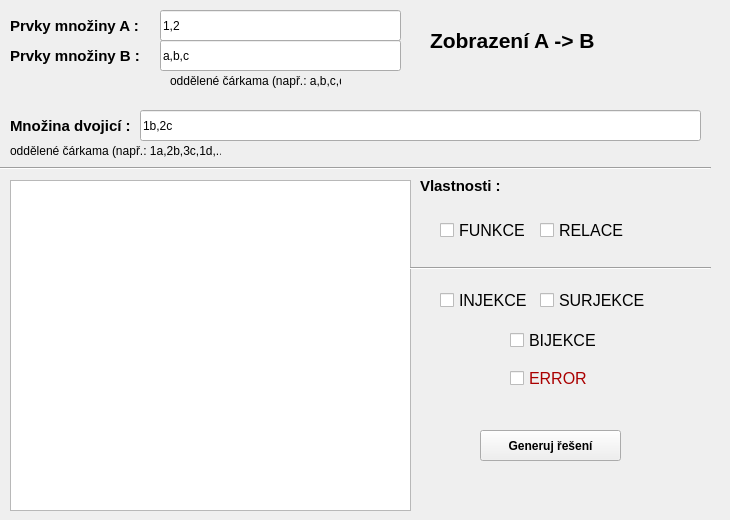
    <widget class="QWidget" name="tab_3">
     <attribute name="title">
      <string>Zobrazení</string>
     </attribute>
     <widget class="QLabel" name="label_7">
      <property name="geometry">
       <rect>
        <x>10</x>
        <y>10</y>
        <width>181</width>
        <height>31</height>
       </rect>
      </property>
      <property name="font">
       <font>
        <pointsize>11</pointsize>
        <weight>75</weight>
        <bold>true</bold>
       </font>
      </property>
      <property name="text">
       <string>Prvky množiny A :</string>
      </property>
     </widget>
     <widget class="QLabel" name="label_8">
      <property name="geometry">
       <rect>
        <x>10</x>
        <y>40</y>
        <width>181</width>
        <height>31</height>
       </rect>
      </property>
      <property name="font">
       <font>
        <pointsize>11</pointsize>
        <weight>75</weight>
        <bold>true</bold>
       </font>
      </property>
      <property name="text">
       <string>Prvky množiny B :</string>
      </property>
     </widget>
     <widget class="QLineEdit" name="i_charsA">
      <property name="geometry">
       <rect>
        <x>160</x>
        <y>10</y>
        <width>241</width>
        <height>31</height>
       </rect>
      </property>
      <property name="text">
       <string>1,2</string>
      </property>
     </widget>
     <widget class="QLineEdit" name="i_charsB">
      <property name="geometry">
       <rect>
        <x>160</x>
        <y>40</y>
        <width>241</width>
        <height>31</height>
       </rect>
      </property>
      <property name="text">
       <string>a,b,c</string>
      </property>
     </widget>
     <widget class="QLabel" name="label_9">
      <property name="geometry">
       <rect>
        <x>170</x>
        <y>70</y>
        <width>171</width>
        <height>21</height>
       </rect>
      </property>
      <property name="text">
       <string>oddělené čárkama (např.: a,b,c,d)</string>
      </property>
     </widget>
     <widget class="Line" name="line_3">
      <property name="geometry">
       <rect>
        <x>0</x>
        <y>160</y>
        <width>711</width>
        <height>16</height>
       </rect>
      </property>
      <property name="orientation">
       <enum>Qt::Horizontal</enum>
      </property>
     </widget>
     <widget class="QGraphicsView" name="zobrazeniView">
      <property name="geometry">
       <rect>
        <x>10</x>
        <y>180</y>
        <width>401</width>
        <height>331</height>
       </rect>
      </property>
      <property name="renderHints">
       <set>QPainter::Antialiasing|QPainter::HighQualityAntialiasing|QPainter::SmoothPixmapTransform|QPainter::TextAntialiasing</set>
      </property>
     </widget>
     <widget class="QCheckBox" name="c_funkce">
      <property name="enabled">
       <bool>true</bool>
      </property>
      <property name="geometry">
       <rect>
        <x>440</x>
        <y>220</y>
        <width>181</width>
        <height>21</height>
       </rect>
      </property>
      <property name="font">
       <font>
        <pointsize>12</pointsize>
       </font>
      </property>
      <property name="toolTipDuration">
       <number>9999999</number>
      </property>
      <property name="text">
       <string>FUNKCE</string>
      </property>
      <property name="checkable">
       <bool>true</bool>
      </property>
     </widget>
     <widget class="QLabel" name="label_10">
      <property name="geometry">
       <rect>
        <x>420</x>
        <y>170</y>
        <width>181</width>
        <height>31</height>
       </rect>
      </property>
      <property name="font">
       <font>
        <pointsize>11</pointsize>
        <weight>75</weight>
        <bold>true</bold>
       </font>
      </property>
      <property name="text">
       <string>Vlastnosti :</string>
      </property>
     </widget>
     <widget class="QCheckBox" name="c_relace">
      <property name="enabled">
       <bool>true</bool>
      </property>
      <property name="geometry">
       <rect>
        <x>540</x>
        <y>220</y>
        <width>181</width>
        <height>21</height>
       </rect>
      </property>
      <property name="font">
       <font>
        <pointsize>12</pointsize>
       </font>
      </property>
      <property name="toolTipDuration">
       <number>9999999</number>
      </property>
      <property name="text">
       <string>RELACE</string>
      </property>
      <property name="checkable">
       <bool>true</bool>
      </property>
     </widget>
     <widget class="Line" name="line_4">
      <property name="geometry">
       <rect>
        <x>410</x>
        <y>260</y>
        <width>301</width>
        <height>16</height>
       </rect>
      </property>
      <property name="orientation">
       <enum>Qt::Horizontal</enum>
      </property>
     </widget>
     <widget class="QCheckBox" name="c_injekce">
      <property name="enabled">
       <bool>true</bool>
      </property>
      <property name="geometry">
       <rect>
        <x>440</x>
        <y>290</y>
        <width>181</width>
        <height>21</height>
       </rect>
      </property>
      <property name="font">
       <font>
        <pointsize>12</pointsize>
       </font>
      </property>
      <property name="toolTipDuration">
       <number>9999999</number>
      </property>
      <property name="text">
       <string>INJEKCE</string>
      </property>
      <property name="checkable">
       <bool>true</bool>
      </property>
     </widget>
     <widget class="QCheckBox" name="c_surjekce">
      <property name="enabled">
       <bool>true</bool>
      </property>
      <property name="geometry">
       <rect>
        <x>540</x>
        <y>290</y>
        <width>181</width>
        <height>21</height>
       </rect>
      </property>
      <property name="font">
       <font>
        <pointsize>12</pointsize>
       </font>
      </property>
      <property name="toolTipDuration">
       <number>9999999</number>
      </property>
      <property name="text">
       <string>SURJEKCE</string>
      </property>
      <property name="checkable">
       <bool>true</bool>
      </property>
     </widget>
     <widget class="QCheckBox" name="c_bijekce">
      <property name="enabled">
       <bool>true</bool>
      </property>
      <property name="geometry">
       <rect>
        <x>510</x>
        <y>330</y>
        <width>181</width>
        <height>21</height>
       </rect>
      </property>
      <property name="font">
       <font>
        <pointsize>12</pointsize>
       </font>
      </property>
      <property name="toolTipDuration">
       <number>9999999</number>
      </property>
      <property name="text">
       <string>BIJEKCE</string>
      </property>
      <property name="checkable">
       <bool>true</bool>
      </property>
     </widget>
     <widget class="QLabel" name="label_21">
      <property name="geometry">
       <rect>
        <x>10</x>
        <y>110</y>
        <width>181</width>
        <height>31</height>
       </rect>
      </property>
      <property name="font">
       <font>
        <pointsize>11</pointsize>
        <weight>75</weight>
        <bold>true</bold>
       </font>
      </property>
      <property name="text">
       <string>Množina dvojicí :</string>
      </property>
     </widget>
     <widget class="QLabel" name="label_22">
      <property name="geometry">
       <rect>
        <x>10</x>
        <y>140</y>
        <width>211</width>
        <height>21</height>
       </rect>
      </property>
      <property name="text">
       <string>oddělené čárkama (např.: 1a,2b,3c,1d,...)</string>
      </property>
     </widget>
     <widget class="QLineEdit" name="i_zobrazeni">
      <property name="geometry">
       <rect>
        <x>140</x>
        <y>110</y>
        <width>561</width>
        <height>31</height>
       </rect>
      </property>
      <property name="text">
       <string>1b,2c</string>
      </property>
     </widget>
     <widget class="QPushButton" name="updateBTN_3">
      <property name="geometry">
       <rect>
        <x>480</x>
        <y>430</y>
        <width>141</width>
        <height>31</height>
       </rect>
      </property>
      <property name="font">
       <font>
        <weight>75</weight>
        <bold>true</bold>
       </font>
      </property>
      <property name="text">
       <string>Generuj řešení</string>
      </property>
     </widget>
     <widget class="QLabel" name="label_24">
      <property name="geometry">
       <rect>
        <x>430</x>
        <y>20</y>
        <width>221</width>
        <height>41</height>
       </rect>
      </property>
      <property name="font">
       <font>
        <pointsize>16</pointsize>
        <weight>75</weight>
        <bold>true</bold>
       </font>
      </property>
      <property name="text">
       <string>Zobrazení A -&gt; B</string>
      </property>
     </widget>
     <widget class="QCheckBox" name="c_err_2">
      <property name="enabled">
       <bool>true</bool>
      </property>
      <property name="geometry">
       <rect>
        <x>510</x>
        <y>370</y>
        <width>121</width>
        <height>17</height>
       </rect>
      </property>
      <property name="palette">
       <palette>
        <active>
         <colorrole role="WindowText">
          <brush brushstyle="SolidPattern">
           <color alpha="255">
            <red>170</red>
            <green>0</green>
            <blue>0</blue>
           </color>
          </brush>
         </colorrole>
         <colorrole role="Text">
          <brush brushstyle="SolidPattern">
           <color alpha="255">
            <red>255</red>
            <green>0</green>
            <blue>0</blue>
           </color>
          </brush>
         </colorrole>
         <colorrole role="ButtonText">
          <brush brushstyle="SolidPattern">
           <color alpha="255">
            <red>170</red>
            <green>0</green>
            <blue>0</blue>
           </color>
          </brush>
         </colorrole>
         <colorrole role="ToolTipText">
          <brush brushstyle="SolidPattern">
           <color alpha="255">
            <red>170</red>
            <green>0</green>
            <blue>0</blue>
           </color>
          </brush>
         </colorrole>
        </active>
        <inactive>
         <colorrole role="WindowText">
          <brush brushstyle="SolidPattern">
           <color alpha="255">
            <red>170</red>
            <green>0</green>
            <blue>0</blue>
           </color>
          </brush>
         </colorrole>
         <colorrole role="Text">
          <brush brushstyle="SolidPattern">
           <color alpha="255">
            <red>255</red>
            <green>0</green>
            <blue>0</blue>
           </color>
          </brush>
         </colorrole>
         <colorrole role="ButtonText">
          <brush brushstyle="SolidPattern">
           <color alpha="255">
            <red>170</red>
            <green>0</green>
            <blue>0</blue>
           </color>
          </brush>
         </colorrole>
         <colorrole role="ToolTipText">
          <brush brushstyle="SolidPattern">
           <color alpha="255">
            <red>170</red>
            <green>0</green>
            <blue>0</blue>
           </color>
          </brush>
         </colorrole>
        </inactive>
        <disabled>
         <colorrole role="WindowText">
          <brush brushstyle="SolidPattern">
           <color alpha="255">
            <red>120</red>
            <green>120</green>
            <blue>120</blue>
           </color>
          </brush>
         </colorrole>
         <colorrole role="Text">
          <brush brushstyle="SolidPattern">
           <color alpha="255">
            <red>120</red>
            <green>120</green>
            <blue>120</blue>
           </color>
          </brush>
         </colorrole>
         <colorrole role="ButtonText">
          <brush brushstyle="SolidPattern">
           <color alpha="255">
            <red>120</red>
            <green>120</green>
            <blue>120</blue>
           </color>
          </brush>
         </colorrole>
         <colorrole role="ToolTipText">
          <brush brushstyle="SolidPattern">
           <color alpha="255">
            <red>170</red>
            <green>0</green>
            <blue>0</blue>
           </color>
          </brush>
         </colorrole>
        </disabled>
       </palette>
      </property>
      <property name="font">
       <font>
        <pointsize>12</pointsize>
       </font>
      </property>
      <property name="text">
       <string>ERROR</string>
      </property>
      <property name="checkable">
       <bool>true</bool>
      </property>
     </widget>
    </widget>
